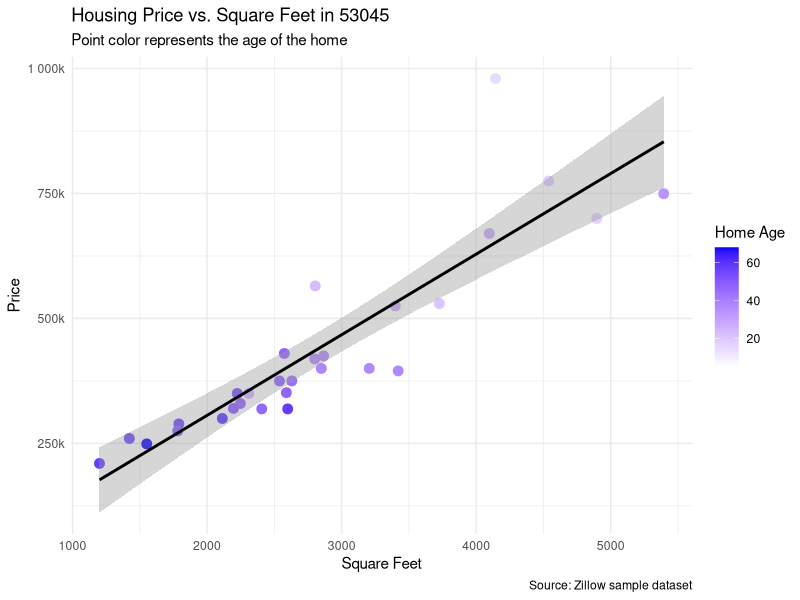

Write R code to recreate this figure.
## ---- chunk 1
library(tidyverse)
library(sf)
library(ggplot2)
## ---- chunk 2
zillow <- read_csv(here::here("posts", "DVP1", "day04", "zillow_sample.csv"))
zillow |>
  mutate(age = as.numeric(age)) |>
  ggplot(aes(x = sqft, y = price, color = age)) +
  geom_point(size = 3) +
  geom_smooth(method = "lm", color = "black") +
  scale_color_gradient(low = "white", high = "blue") +
  scale_y_continuous(labels = scales::label_number(scale = 1e-3, suffix = "k")) +
  labs(
    title = "Housing Price vs. Square Feet in 53045",
    subtitle = "Point color represents the age of the home",
    x = "Square Feet",
    y = "Price",
    color = "Home Age",
    caption = "Source: Zillow sample dataset"
  ) +
  theme_minimal()
